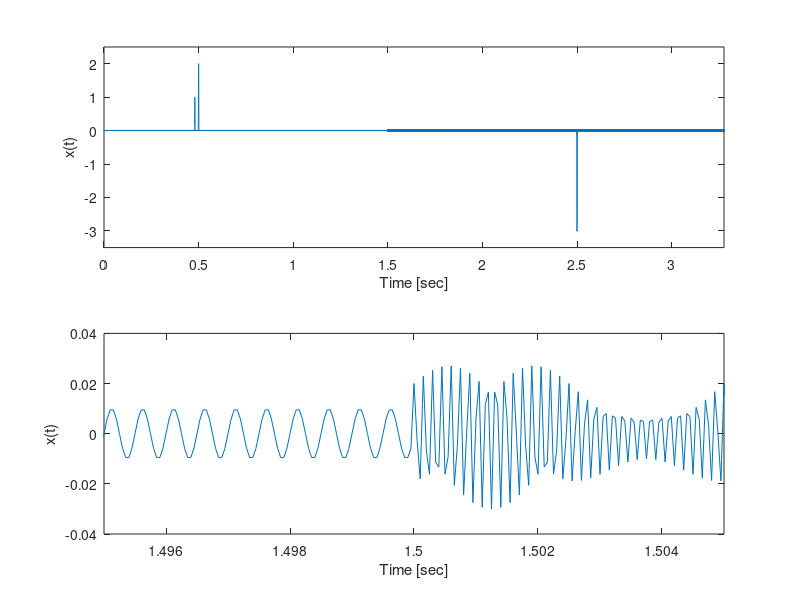

The MATLAB script that drew this image: (Note: this script raises an error after producing the figure.)
N=2^16; % 信号長65536
fs=20000; % サンプリング周波数20[kHz]
tmax=(N-1)/fs; % 時間区間端3.27675[sec]
t=0:1/fs:tmax; % サンプリング時間軸ベクトル生成
tp1=0.48; tp2=0.5; tp3=2.5; % 変化点時刻
p=2.0*exp(-1.0*10^6*(t-tp2).*(t-tp2))+1.0*exp(-1.0*10^6*(t-tp1).*(t-tp1))-3.0*exp(-1.0*10^6*(t-tp3).*(t-tp3)); % パルス状信号
ta=1.5; % 変化点時刻
z1=0.01*sin(2*pi*2000*t(t<ta));
z2=0.01*sin(2*pi*7000*t(ta<=t))+0.02*cos(2*pi*6800*t(ta<=t));
z=[z1 z2]; % 正弦波状信号
x=p+z; % テスト信号
L=2^9; % 窓長512
figure(1) % 図9.12
subplot(2,1,1); plot(t,x); % テスト信号表示
axis([0,tmax,-3.5,2.5]); xlabel('Time [sec]'); ylabel('x(t)')
subplot(2,1,2); plot(t,x); % テスト信号表示（拡大）
axis([1.495,1.505,-0.04,0.04]); xlabel('Time [sec]'); ylabel('x(t)')
figure(2) % 図9.13
[X,fre,tim]=spectrogram(x,hann(L),floor(L/2),L,fs,'yaxis'); % スペクトログラム計算
subplot(2,1,1)
imagesc(tim,fre,10*log10((X.*conj(X)))); axis xy; % スペクトログラム2次元表示
xlabel('Time [sec]'); ylabel('Frequency [Hz]')
subplot(2,1,2)
mesh(tim,fre,10*log10((X.*conj(X)))); % スペクトログラム3次元表示
xlabel('Time [sec]'); ylabel('Frequency [Hz]'); zlabel('|X(k,m)|^2 [dB]')